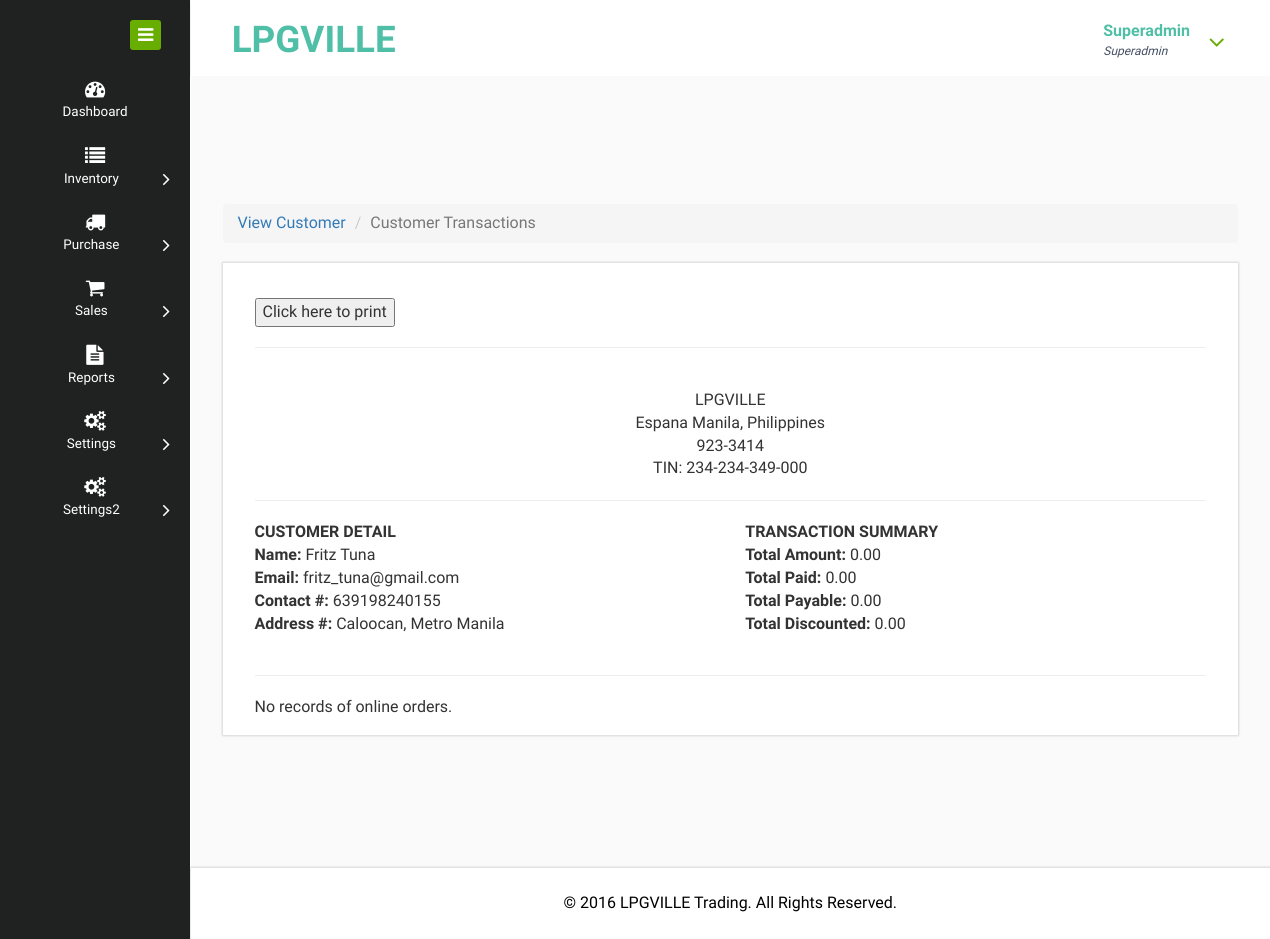
The app's page /admin/customer_transaction.php?userid=USER-95-3 (signed in) with its own data.
### tables this page shows
CREATE TABLE `user` (
  `UserID` varchar(20) NOT NULL,
  `Username` varchar(50) NOT NULL,
  `Password` varchar(15) NOT NULL,
  `Role` varchar(15) NOT NULL,
  `UserStatus` varchar(10) NOT NULL,
  `DateAdded` date NOT NULL,
  `UserDelete` int(5) NOT NULL
);

CREATE TABLE `user_info` (
  `UserID` varchar(20) NOT NULL,
  `Fullname` varchar(100) NOT NULL,
  `Contact` varchar(50) NOT NULL,
  `Email` varchar(150) NOT NULL,
  `Address` varchar(150) NOT NULL
);

CREATE TABLE `business_profile` (
  `ID` int(5) NOT NULL,
  `BusinessName` varchar(100) NOT NULL,
  `BusinessAddress` varchar(100) NOT NULL,
  `BusinessContact` varchar(30) NOT NULL,
  `BusinessEmail` varchar(50) NOT NULL,
  `BusinessOwner` varchar(70) NOT NULL,
  `TIN` varchar(50) NOT NULL,
  `ORNumber` varchar(50) NOT NULL
);

CREATE TABLE `cms` (
  `ID` int(11) NOT NULL,
  `footer` varchar(200) NOT NULL,
  `about` text NOT NULL,
  `contact_text` varchar(255) NOT NULL,
  `contact_address` varchar(200) NOT NULL,
  `slider1` varchar(200) NOT NULL,
  `slider2` varchar(200) NOT NULL,
  `home_title1` varchar(200) NOT NULL,
  `home_title2` varchar(200) NOT NULL,
  `home_title3` varchar(200) NOT NULL,
  `home_text1` varchar(125) NOT NULL,
  `home_text2` varchar(125) NOT NULL,
  `home_text3` varchar(125) NOT NULL
);

### admin/session.php (called while the page is built, shortened)
<?php
$user = $conn->query("SELECT u.Username, u.Password, u.Role, u.UserStatus, u.DateAdded,
		ui.Fullname, ui.Contact, ui.Email, ui.Address,
		ua.Inventory, ua.PO, ua.Orders, ua.Reports, ua.Settings
		FROM user AS u
		INNER JOIN user_info AS ui ON u.UserID=ui.UserID
		INNER JOIN user_access AS ua ON u.UserID=ua.UserID
		AND u.UserID='$_SESSION[userid]'");
$urow = $user->fetch_assoc();
?>

### format_money.php (called while the page is built)
<?php
function formatMoney($number, $fractional=false) {
	if ($fractional) {
       $number = sprintf('%.2f', $number);
	}
	while (true) {
       $replaced = preg_replace('/(-?\d+)(\d\d\d)/', '$1,$2', $number);
		if ($replaced != $number) {
		$number = $replaced;
		}
		else {
		break;
		}
   }
   return $number;
}
?>

### admin/customer_transaction.php (the view, shortened to what this page needs)
<?php
require('../connection.php');
require('session.php');
require('../format_money.php');
?>
<!DOCTYPE HTML>
<html>
  <?php
  require('head.php');
  ?>
<body>
<?php
$userid = $_GET['userid'];
  $table = $conn->query("SELECT * FROM orders_total WHERE OrderBy='$userid'");
  $sql = $conn->query("SELECT u.UserID, u.Username, u.Password, u.Role, u.UserStatus, u.DateAdded, u.UserDelete,
    ui.Fullname, ui.Contact, ui.Email, ui.Address
    FROM user AS u
    INNER JOIN user_info AS ui ON u.UserID=ui.UserID
    AND u.UserID='$userid'");
  $row = $sql->fetch_assoc();
  $sql2 = $conn->query("SELECT SUM(GrandAmount) AS TGA, SUM(AmountPaid) AS TAP, SUM(AmountChange) AS TAC, SUM(DiscountedAmount) AS TDA, SUM(AmountPayable) AS TAPAY FROM orders_total WHERE OrderBy='$userid'");
  $row2 = $sql2->fetch_assoc();
$sql3 = $conn->query("SELECT * FROM business_profile");
  $row3 = $sql3->fetch_assoc();
  ?>
<div class="page-container">
<div class="left-content">
<div class="mother-grid-inner">
	<?php
	require('header.php');
	?>
<div class="inner-block">
<div class="blank">
     <ol class="breadcrumb">
        <li><a href="customer.php">View Customer</a></li>
        <li class="active">Customer Transactions</li>
      </ol>
<div class="grid_3 grid_4">
<div class="page-header">
  <table>
  <tr>
    <td><button onclick="printPage('block1');">Click here to print</button></td>
  </tr>
  </table>
  <hr>
</div>
<div class="bs-example">
<div id="block1">
<center>
   <table>
  <tr>
  <td align="center"><?php echo $row3['BusinessName'];?></td>
  </tr>
  <tr>
  <td align="center"><?php echo $row3['BusinessAddress'];?></td>
  </tr>
  <tr>
  <td align="center"><?php echo $row3['BusinessContact'];?></td>
  </tr>
  <tr>
  <td align="center">TIN: <?php echo $row3['TIN'];?></td>
  </tr>
  </table>
</center>
<hr>
   <?php
  echo
'
  <div class="row mb40">
    <div class="col-md-6">
      <b>CUSTOMER DETAIL</b>
      <table>
      <tr>
        <td><b>Name: </b>' .$row['Fullname']. '</td>
      </tr>
      <tr>
        <td><b>Email: </b>' .$row['Email']. '</td>
      </tr>
      <tr>
        <td><b>Contact #: </b>' .$row['Contact']. '</td>
      </tr>
        <tr>
        <td><b>Address #: </b>' .$row['Address']. '</td>
      </tr>
    </table>
    </div>
    <div class="col-md-6">
      <b>TRANSACTION SUMMARY</b>
      <table>
        <tr>
        <td><b>Total Amount: </b>' .formatMoney($row2['TGA'], true). '</td>
        </tr>
        <tr>
        <td><b>Total Paid: </b>' .formatMoney($row2['TAP'], true). '</td>
        </tr>
        <tr>
        <td><b>Total Payable: </b>' .formatMoney($row2['TAPAY'], true). '</td>
        </tr>
        <tr>
        <td><b>Total Discounted: </b>' .formatMoney($row2['TDA'], true). '</td>
        </tr>
      ';
      echo'
      </table>
    </div>
</div>
';
?>
  <hr>
 <?php
  if($table->num_rows > 0) {
    echo '
    <table class="table" style="font-size: 18px; width: 100%;">
    <thead>
    <tr class="success">
      <th>OrdID</th>
      <th><center>Date</th>
      <th><center>Amount</th>
      <th><center>Paid</th>
      <th><center>Payable</th>
      <th><center>Status</th>
    </tr>
    </thead>
    <tbody>
    ';
    while($obj = $table->fetch_assoc()) {
      echo '<tr>';
      echo '<td>' .$obj['OrdersID']. '</td>';
      echo '<td align="center">' .$obj['DateOrdered']. '</td>';
      echo '<td align="center">' .formatMoney($obj['GrandAmount'], true). '</td>';
      echo '<td align="center">' .formatMoney($obj['AmountPaid'], true). '</td>';
      echo '<td align="center">' .formatMoney($obj['AmountPayable'], true). '</td>';
      echo '<td align="center">' .$obj['OrderStatus']. '</td>';
      echo '</tr>';
    }
    echo '
    </tbody>
    </table>
    ';
  }
  else {
    echo 'No records of online orders.';
  }
  ?>
</div>
</div>
</div>
</div>
</div>
<?php
require('footer.php');
?>
</div>
</div>
	<?php
	require('navigation.php');
	?>
</div>
</body>
</html>

### admin/header.php (shortened to what this page needs)
<div class="header-main">
<div class="header-left">
<div class="logo-name">
<a href="dashboard.php"> <h1>LPGVILLE</h1>
</a>
</div>
<div class="clearfix"> </div>
</div>
<div class="header-right">
<div class="profile_details">
<ul>
    <li class="dropdown profile_details_drop">
        <a href="#" class="dropdown-toggle" data-toggle="dropdown" aria-expanded="false">
        <div class="profile_img">
        <div class="user-name">
       <?php
        echo '<p>' .$urow['Fullname']. '</p>';
        echo '<span>' .$_SESSION['role']. '</span>';
        ?>
        </div>
        <i class="fa fa-angle-down lnr"></i>
        <div class="clearfix"></div>
        </div>
        </a>
                                    </li>
                                </ul>
                            </div>
                            <div class="clearfix"> </div>
                        </div>
                     <div class="clearfix"> </div>
                </div>

### admin/footer.php
 <?php
 	require('../connection.php');
   $cms = $conn->query("SELECT * FROM cms WHERE ID=1");
   $cmsrow = $cms->fetch_assoc();
   ?>
<div class="copyrights">
 <?php
                   echo
                   '
                   <p>© ' .$cmsrow['footer']. '</p>
                   ';
                   ?>
</div>

### records on screen
user: user_info.Fullname "Superadmin"
business_profile: BusinessName "LPGVILLE", BusinessAddress "Espana Manila, Philippines", BusinessContact "923-3414", TIN "234-234-349-000"
user: user_info.Fullname "Fritz Tuna", user_info.Email "fritz_tuna@gmail.com", user_info.Contact "639198240155", user_info.Address "Caloocan, Metro Manila"
cms: footer "2016 LPGVILLE Trading. All Rights Reserved."

### other values on screen
$_SESSION['role'] "Superadmin"
formatMoney($row2['TGA'], true) "0.00"
formatMoney($row2['TAP'], true) "0.00"
formatMoney($row2['TAPAY'], true) "0.00"
formatMoney($row2['TDA'], true) "0.00"
